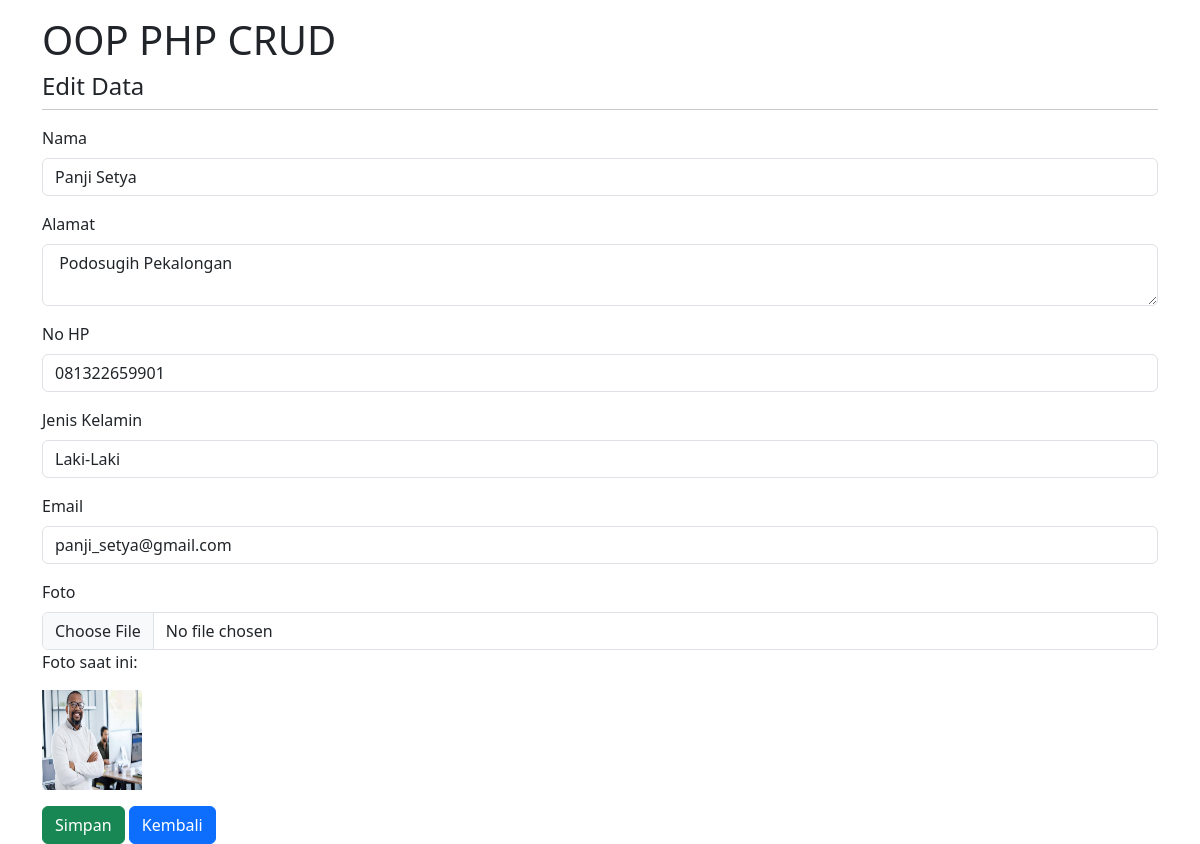
Screenshot of /edit.php?id=6 with the database file from the repository.
### tables this page shows
CREATE TABLE `tb_users` (
  `id` int(10) NOT NULL,
  `nama` varchar(255) NOT NULL,
  `alamat` varchar(255) NOT NULL,
  `nohp` char(13) NOT NULL,
  `jenis_kelamin` enum('L','P') NOT NULL,
  `email` varchar(255) NOT NULL,
  `foto` varchar(5000) DEFAULT NULL
);

### database.php (called while the page is built, shortened)
<?php
class Database
{
    public $host = "localhost";
    public $username = "root";
    public $password = "";
    public $database = "db_php_rohma";
    public $connect;
    function __construct()
    {
        $this->connect = mysqli_connect($this->host, $this->username, $this->password);
        mysqli_select_db($this->connect, $this->database);
    }
    function editData($id)
    {
        $data = mysqli_query($this->connect, "SELECT * FROM tb_users WHERE id='$id'");
        $rows = mysqli_fetch_all($data, MYSQLI_ASSOC);
        return $rows;
    }
}

### edit.php (the view, shortened to what this page needs)
<?php
include 'database.php';
$db = new Database;
$detail = $db->editData($_GET['id']);
?>
<!doctype html>
<html lang="en">
<head>
    <link href="https://cdn.jsdelivr.net/npm/bootstrap@5.3.3/dist/css/bootstrap.min.css" rel="stylesheet"
>
</head>
<body>
    <div class="container mt-3">
        <h1>OOP PHP CRUD</h1>
        <h4>Edit Data</h4>
        <hr class="mt-0">
        <form method="POST" action="proses.php?aksi=update" enctype="multipart/form-data">
            <?php
            foreach ($detail as $dataUser) {
            ?>
                <div class="mb-3">
                    <label for="nama" class="form-label">Nama</label>
                    <input type="text" class="form-control" id="nama" name="nama" value="<?php echo $dataUser['nama'] ?>">
                </div>
                <div class="mb-3">
                    <label for="alamat" class="form-label">Alamat</label>
                    <textarea class="form-control" id="alamat" name="alamat"><?php echo $dataUser['alamat'] ?></textarea>
                </div>
                <div class="mb-3">
                    <label for="nohp" class="form-label">No HP</label>
                    <input type="text" class="form-control" id="nohp" name="nohp" value="<?php echo $dataUser['nohp'] ?>">
                </div>
                <div class="mb-3">
                    <label for="jenis_kelamin" class="form-label">Jenis Kelamin</label>
                    <select class="form-control" id="jenis_kelamin" name="jenis_kelamin">
                        <option value="L" <?php if ($dataUser['jenis_kelamin'] == 'L') echo 'selected'; ?>>Laki-Laki</option>
                    </select>
                </div>
                <div class="mb-3">
                    <label for="email" class="form-label">Email</label>
                    <input type="email" class="form-control" id="email" name="email" value="<?php echo $dataUser['email'] ?>">
                </div>
                <div class="mb-3">
                    <label for="foto" class="form-label">Foto</label>
                    <input type="file" class="form-control" id="foto" name="foto">
                    <p>Foto saat ini:</p>
                    <?php if (!empty($dataUser['foto'])): ?>
                        <p><img src="uploads/<?php echo $dataUser['foto']; ?>" alt="Foto Pengguna" width="100" height="100" /></p>
                    <?php else: ?>
                        <p>Tidak ada foto yang diunggah.</p>
                    <?php endif; ?>
                </div>
            <?php
            }
            ?>
            <button type="submit" class="btn btn-success">Simpan</button>
            <a href="index.php" class="btn btn-primary">Kembali</a>
        </form>
    </div>
</body>
</html>

### rows the page displays
tb_users: nama "Panji Setya", alamat "Podosugih Pekalongan", nohp "081322659901", jenis_kelamin "Laki-Laki", email "panji_setya@gmail.com", foto (picture)
